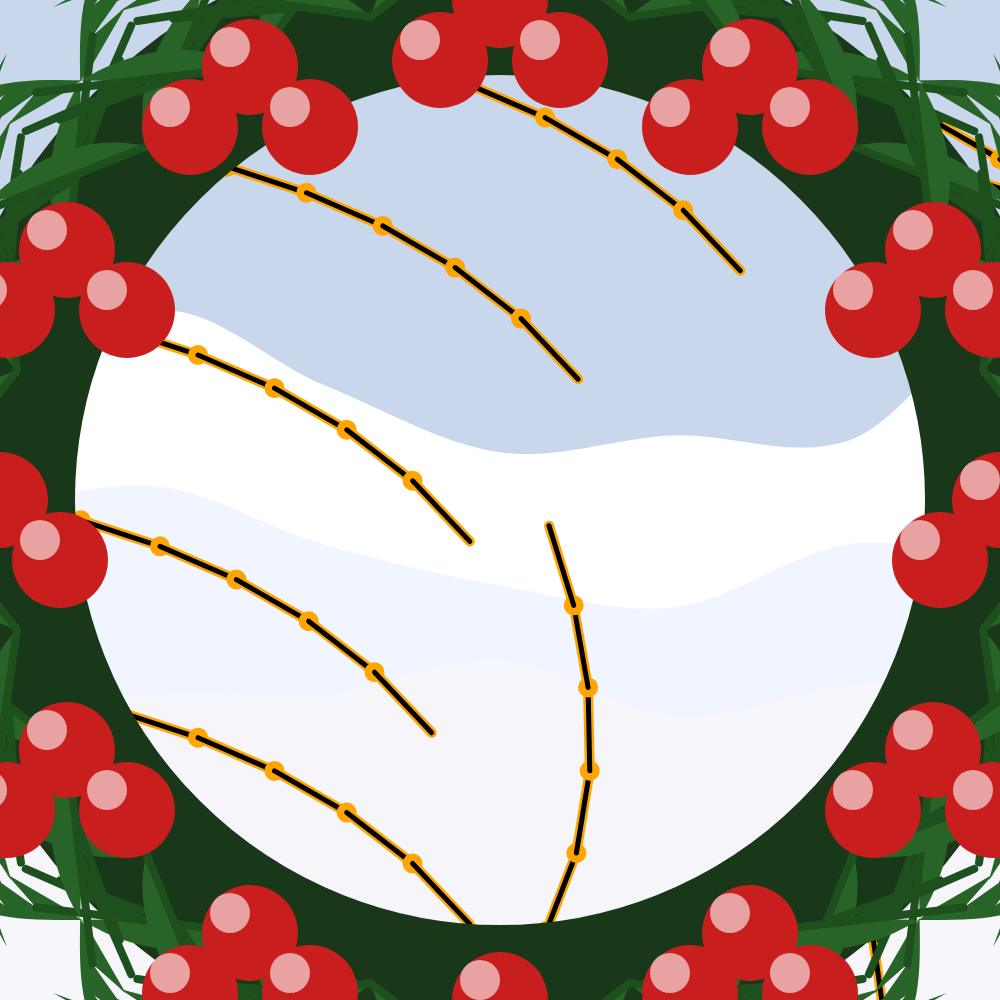
Frame 1 (no input)
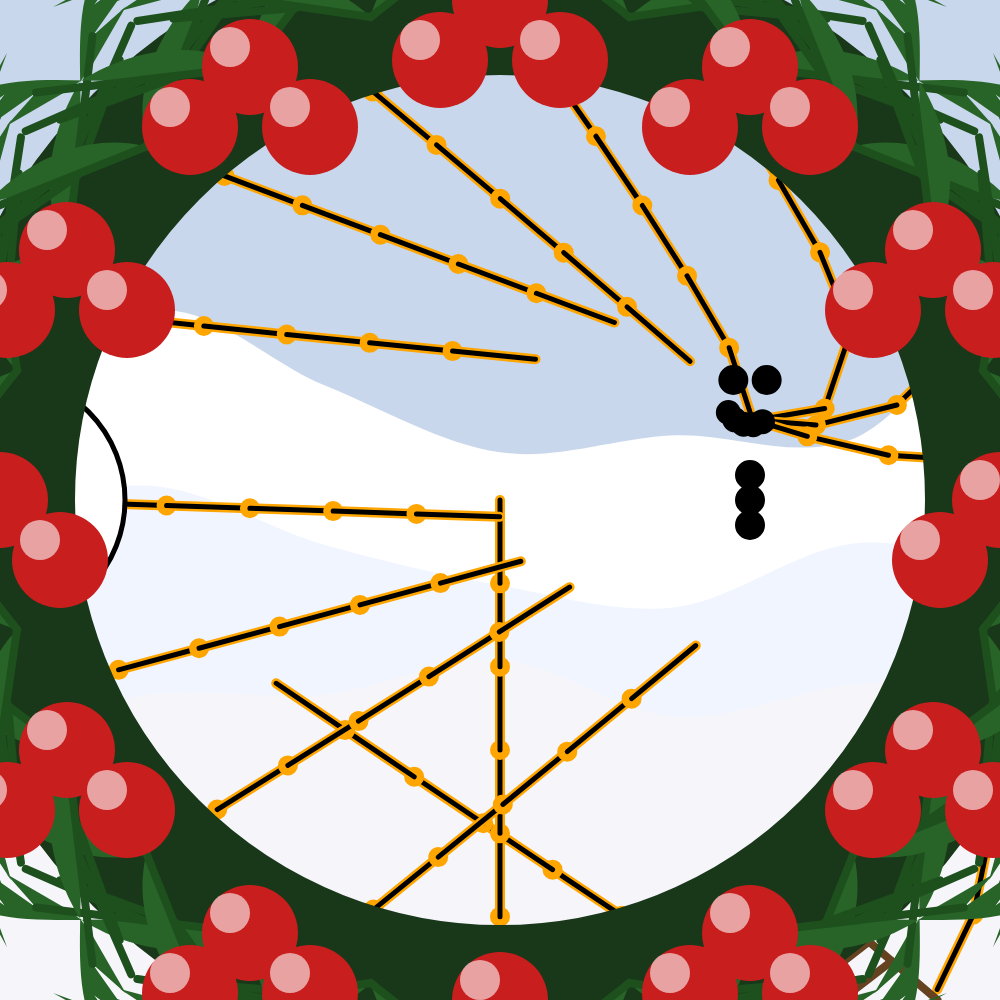
Frame 60 (no input)
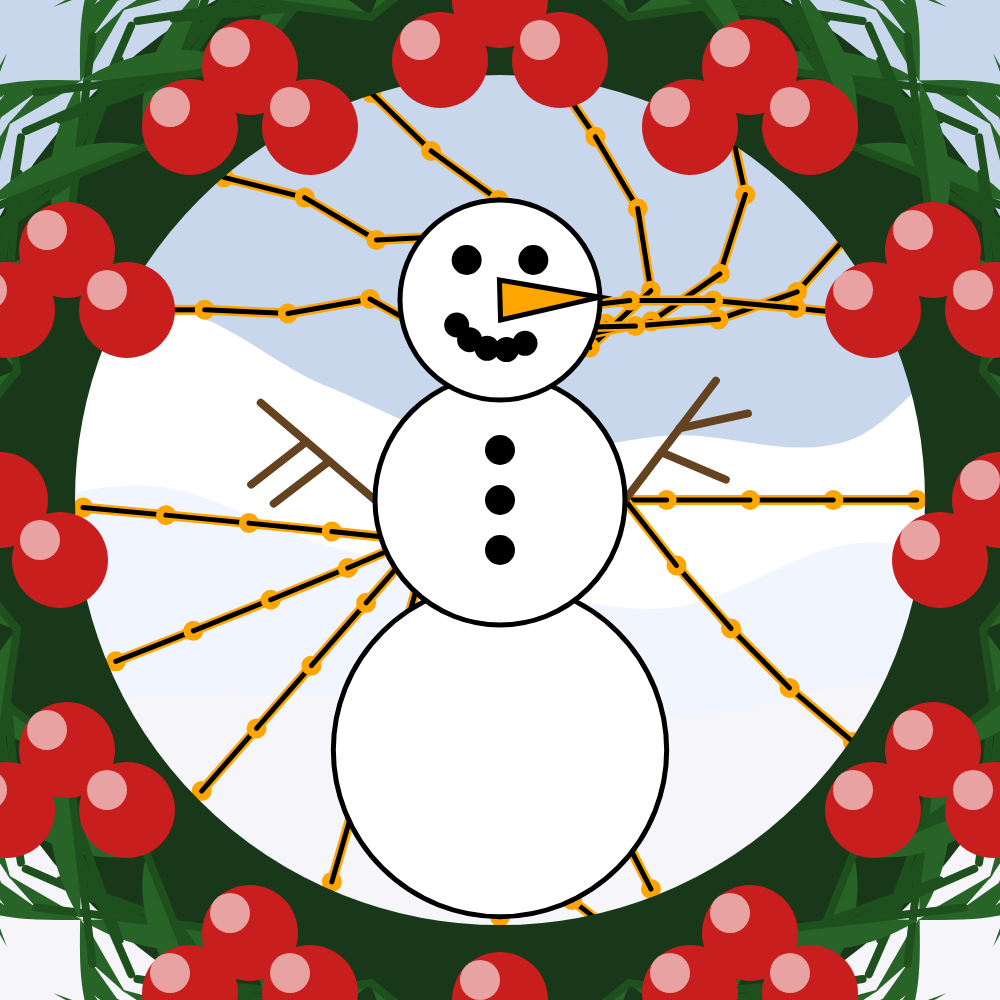
Frame 120 (the mouse pressed at the canvas centre since frame 60)

The p5.js sketch that drew these frames (run headless with seeded random() and noise() and a simulated clock; from frame 60 on, the mouse is pressed at the canvas centre):

// p5.js sketch
// ── sketch.js
let snowman;
const cycleFrames = 180;
let currentFrame;
let progress = 0;
let hatStyle, hatPattern, hatBaseColor, hatPatternColor;
let leftArmParams, rightArmParams;
let noseAngle;
let arms = [];
const armSegments = 6;
let maxLength;
let wreathGraphic;

let frameCnv;

function getHatSettings(){
  hatStyle = random() > 0.5 ? 'winter' : 'top';
  hatPattern = random(['stripes', 'dots', 'zigzag']);
  hatBaseColor = random(['#e63946', '#2a9d8f', '#457b9d', '#6d597a']);
  hatPatternColor = '#ffffff';
}

function generateArmSettings(){
  // Generate random arm parameters once
  leftArmParams = {
    mainAngleOffset: random(-PI/12, PI/12),
    branch1AngleOffset: random(-PI/6, PI/6),
    branch2AngleOffset: random(-PI/6, PI/6)
  };
  
  rightArmParams = {
    mainAngleOffset: random(-PI/12, PI/12),
    branch1AngleOffset: random(-PI/6, PI/6),
    branch2AngleOffset: random(-PI/6, PI/6)
  };
}

function drawHollyWreath(x, y, size) {
  if (!wreathGraphic) {
    createHollyWreathGraphic(size);
  }
  image(wreathGraphic, x - size * 0.6, y - size * 0.6);
}

function setup() {
  createCanvas(min(windowWidth, windowHeight), min(windowWidth, windowHeight));
  snowman = new Snowman(width/2, height/2);
  currentFrame = frameCount%cycleFrames;
  noStroke();
  getHatSettings();
  generateArmSettings();
  noseAngle = random(-PI/6, PI/6);
  frameCnv = makeFrame();
  maxLength = 0.5*width/armSegments;
  wreathGraphic = createHollyWreathGraphic(width);

   // left arm
   snowman.loadBit(
    new SnowmanBit(
      createVector(width, width),
      createVector(-width/8, 0),
      color('#654321'),
      0,
      easeInOutSine,
      leftArm
    )
  )

  // right arm
  snowman.loadBit(
    new SnowmanBit(
      createVector(width, width),
      createVector(width/8, 0),
      color('#654321'),
      0,
      easeInOutSine,
      rightArm
    )
  )

  let lowerBody = new SnowmanBit(
    createVector(0, height),
    createVector(0, height/4),
    color(255),
    0,
    easeInOutSine,
    () => circle(0,0, height/3)
  );

  let middleBody = new SnowmanBit(
    createVector(-width,0),
    createVector(0, 0),
    color(255),
    0,
    easeInOutSine,
    () => circle(0,0, height/4)
  );

  let head = new SnowmanBit(
    createVector(0, -height),
    createVector(0, -height/5),
    color(255),
    0,
    easeInOutSine,
    () => circle(0,0, height/5)
  );
  
  let carrot = new SnowmanBit(
    createVector(width, 0),
    createVector(0, -height/5),
    color("#FFA500"),
    0,
    easeInOutSine,
    () => {
      push();
      rotate(noseAngle);
      triangle(0, height/50, width/10, 0, 0, -height/50)
      pop();
    }
  );


  snowman.loadBit(lowerBody);
  snowman.loadBit(middleBody);
  snowman.loadBit(head);
  snowman.loadBit(carrot);

  // buttons
  for(let i = 0; i < 3; i++){
    let button = new SnowmanBit(
      createVector(width/2, 0),
      createVector(0, -height/20 + i*height/20),
      color(0),
      0,
      easeInOutSine,
      () => circle(0,0,width/40)
    )
    snowman.loadBit(button);
  }

  // eyes
  for(let i = 0; i < 2; i++){
    let button = new SnowmanBit(
      createVector(width/2, 0),
      createVector(-width/30 + i * 2 * width/30, -1.2*height/5),
      color(0),
      0,
      easeInOutSine,
      () => circle(0,0,width/40)
    )
    snowman.loadBit(button);
  }

  // mouth

  for(let i = 0; i < 5; i++){
    let a = PI/3 + i * PI/8;
    let c = createVector(0,-height/5);
    let r = height/20;
    let button = new SnowmanBit(
      createVector(width/2, 0),
      createVector(c.x + r*cos(a), c.y + r*sin(a)),
      color(0),
      0,
      easeInOutSine,
      () => circle(0,0,width/50)
    )
    snowman.loadBit(button);
  }

  // arms

  for(let i = 0; i < snowman.bits.length; i++){
    let a = i * TWO_PI/(snowman.bits.length);
    let basePos = createVector(0.525*width*cos(a) + width/2, 0.525*width*sin(a) + height/2);
    arms[i] = new Arm(0.5*width*cos(a) + width/2, 0.5*width*sin(a) + height/2, basePos, basePos);
  }

 

  // // hat
  // snowman.loadBit(
  //   new SnowmanBit(
  //     createVector(0, -height),
  //     createVector(0,-height/4),
  //     color(255),
  //     0,
  //     easeInOutSine,
  //     makeHat
  //   )
  // )





  
}

function trackArmsToParts(){
  for(let i = 0; i < snowman.bits.length; i++){
    let remappedTarget = p5.Vector.add(snowman.p, snowman.bits[i].pos);
    arms[i].setTarget(remappedTarget);
    arms[i].update();
    arms[i].show();
  }
}


function draw() {
  background(0);
  generateSnowscape();

  
  currentFrame = frameCount%cycleFrames;
  progress = currentFrame/cycleFrames;
  if(currentFrame === 0){
    // getHatSettings();
    generateArmSettings();
    noseAngle = random(-PI/6, PI/6);

  }

  snowman.update();
  trackArmsToParts();
  
  snowman.show();

  drawHollyWreath(width/2, height/2, width);

}

class SnowmanBit{
  constructor(origin, target, colour, offsetFrames, easingFn, showFn){
    this.origin = origin.copy();
    this.target = target.copy();
    this.colour = colour;
    this.offsetFrames = offsetFrames;
    this.easingFn = easingFn;
    this.showFn = showFn;
  }

  update(){
    this.progress = constrain(progress*1.5, 0, 1)
    this.pos = p5.Vector.lerp(this.origin, this.target, this.easingFn(this.progress));
  }

  show(){
    fill(this.colour);
    push();
    translate(this.pos.x, this.pos.y);
    this.showFn();
    pop();
  }
}

class Snowman{
  constructor(x, y){
    this.p = createVector(x,y);
    this.bits = [];
  }

  loadBit(bit){
    this.bits.push(bit);
  }

  update(){
    for(let bit of this.bits){
      bit.update();
    }
  }

  show(){
    push();
    translate(this.p.x, this.p.y);
    for(let bit of this.bits){
      bit.show();
    }
    pop();
    
  }
}

const easeInOutSine = (x) => -(cos(PI * x) - 1) / 2;

function generateSnowmanArm(isRight, armParams) {
  // Destructure the parameters with defaults
  const mainAngleOffset = armParams.mainAngleOffset;
  const branch1AngleOffset = armParams.branch1AngleOffset;
  const branch2AngleOffset = armParams.branch2AngleOffset;
  
  // Scale measurements based on screen width
  const mainLength = width * 0.15;
  const branchLength = width * 0.07;
  
  // Base angles plus the stored random variations
  const mainAngle = (isRight ? -PI/4 : PI/4) + mainAngleOffset;
  const branch1Angle = mainAngle + (isRight ? 1 : -1) * (PI/3 + branch1AngleOffset);
  const branch2Angle = mainAngle + (isRight ? 1 : -1) * (PI/2 + branch2AngleOffset);
  
  const branch1Start = mainLength * 0.6;
  const branch2Start = mainLength * 0.4;
  
  push();
  scale(isRight ? 1 : -1);
  strokeWeight(width * 0.008);
  stroke(101, 67, 33);
  
  // Draw main branch
  line(0, 0, cos(mainAngle) * mainLength, sin(mainAngle) * mainLength);
  
  // Draw first branch
  const branch1X = cos(mainAngle) * branch1Start;
  const branch1Y = sin(mainAngle) * branch1Start;
  push();
  translate(branch1X, branch1Y);
  line(0, 0, cos(branch1Angle) * branchLength, sin(branch1Angle) * branchLength);
  pop();
  
  // Draw second branch
  const branch2X = cos(mainAngle) * branch2Start;
  const branch2Y = sin(mainAngle) * branch2Start;
  push();
  translate(branch2X, branch2Y);
  line(0, 0, cos(branch2Angle) * branchLength, sin(branch2Angle) * branchLength);
  pop();
  
  pop();
}

const rightArm = () => generateSnowmanArm(true, rightArmParams);
const leftArm = () => generateSnowmanArm(false, leftArmParams);

function generateHat(style = 'winter', patternType = 'stripes', baseColor = '#2a9d8f', patternColor = '#ffffff') {
  const hatWidth = width * 0.2;
  const hatHeight = style === 'top' ? width * 0.2 : width * 0.15;
  const brimHeight = style === 'top' ? width * 0.05 : width * 0.03;
  
  let patternCanvas = createGraphics(hatWidth, hatHeight + brimHeight);
  let maskCanvas = createGraphics(hatWidth, hatHeight + brimHeight);
  
  // Draw the hat shape mask
  maskCanvas.noStroke();
  maskCanvas.fill(255);
  
  if (style === 'top') {
    // Top hat shape
    maskCanvas.rect(hatWidth * 0.1, hatHeight * 0.2, hatWidth * 0.8, hatHeight); // Main cylinder
    maskCanvas.rect(0, 0.8*hatHeight, hatWidth, brimHeight); // Brim
  } else {
    // Winter hat shape
    maskCanvas.beginShape();
    maskCanvas.vertex(0, hatHeight);
    maskCanvas.bezierVertex(
      0, hatHeight,
      hatWidth/2, hatHeight + brimHeight/2,
      hatWidth, hatHeight
    );
    maskCanvas.vertex(hatWidth, 0);
    maskCanvas.vertex(0, 0);
    maskCanvas.endShape(CLOSE);
  }
  
  // Generate pattern
  patternCanvas.background(baseColor);
  patternCanvas.noStroke();
  patternCanvas.fill(patternColor);
  
  switch(patternType) {
    case 'stripes':
      const stripeWidth = hatWidth * 0.1;
      for(let x = 0; x < hatWidth; x += stripeWidth * 2) {
        patternCanvas.rect(x, 0, stripeWidth, hatHeight + brimHeight);
      }
      break;
      
    case 'dots':
      const dotSize = hatWidth * 0.05;
      for(let x = dotSize; x < hatWidth; x += dotSize * 2) {
        for(let y = dotSize; y < hatHeight + brimHeight; y += dotSize * 2) {
          patternCanvas.circle(x, y, dotSize);
        }
      }
      break;
      
    case 'zigzag':
      patternCanvas.beginShape();
      const zigs = 8;
      const zigHeight = hatHeight * 0.2;
      for(let i = 0; i <= zigs; i++) {
        const x = (hatWidth / zigs) * i;
        const y = (i % 2) * zigHeight;
        patternCanvas.vertex(x, y);
      }
      patternCanvas.vertex(hatWidth, hatHeight + brimHeight);
      patternCanvas.vertex(0, hatHeight + brimHeight);
      patternCanvas.endShape(CLOSE);
      break;
  }
  
  // Apply mask
  patternCanvas.loadPixels();
  maskCanvas.loadPixels();
  
  for(let i = 0; i < patternCanvas.pixels.length; i += 4) {
    const maskAlpha = maskCanvas.pixels[i + 3];
    patternCanvas.pixels[i + 3] = maskAlpha;
  }
  
  patternCanvas.updatePixels();
  
  // Draw final hat
  push();
  translate(-hatWidth/2, -hatHeight); // Center at 0,0
  
  // Draw shadow for depth
  fill(0, 30);
  noStroke();
  if (style === 'top') {
    rect(hatWidth * 0.15, hatHeight * 0.25, hatWidth * 0.7, hatHeight * 0.9);
    rect(hatWidth * 0.05, hatHeight * 0.25, hatWidth * 0.9, brimHeight);
  } else {
    beginShape();
    vertex(hatWidth * 0.1, hatHeight);
    bezierVertex(
      hatWidth * 0.1, hatHeight,
      hatWidth/2, hatHeight + brimHeight/2,
      hatWidth * 0.9, hatHeight
    );
    vertex(hatWidth * 0.9, hatHeight * 0.1);
    vertex(hatWidth * 0.1, hatHeight * 0.1);
    endShape(CLOSE);
  }
  
  // Draw the hat pattern
  image(patternCanvas, 0, 0);
  
  // Add pom-pom if winter hat
  if (style !== 'top') {
    const pomSize = width * 0.04;
    fill(255);
    noStroke();
    circle(hatWidth/2, 0, pomSize);
  }
  
  pop();
}

const makeHat = () => generateHat(hatStyle, hatPattern, hatBaseColor, hatPatternColor);


function generateSnowscape() {
  // Color palette
  const skyColor = color(200, 215, 235);
  const snowColors = [
    color(255, 255, 255),     // Pure white
    color(240, 245, 255),     // Slight blue tint
    color(245, 245, 250)      // Very light gray
  ];
  
  // Draw sky gradient
  background(skyColor);
  
  // Generate 3 layers of hills with different heights and positions
  const layers = 3;
  const points = 8; // Control points per hill
  
  // Store hill points so we can reuse them each frame
  if (!window.hillPoints) {
    window.hillPoints = [];
    
    for(let l = 0; l < layers; l++) {
      let layerPoints = [];
      const baseHeight = map(l, 0, layers-1, height * 0.4, height * 0.7);
      const variance = map(l, 0, layers-1, height * 0.1, height * 0.05);
      
      // Generate control points for this hill
      for(let i = 0; i <= points; i++) {
        const x = map(i, 0, points, -width * 0.2, width * 1.2);
        const y = baseHeight + random(-variance, variance);
        layerPoints.push({x, y});
      }
      window.hillPoints.push(layerPoints);
    }
  }
  
  // Draw the hills
  noStroke();
  for(let l = 0; l < layers; l++) {
    fill(snowColors[l % snowColors.length]);
    beginShape();
    
    // Start below the screen
    vertex(-width * 0.2, height);
    
    // Draw the hill curve
    const points = window.hillPoints[l];
    curveVertex(points[0].x, points[0].y);
    for(let p of points) {
      curveVertex(p.x, p.y);
    }
    curveVertex(points[points.length-1].x, points[points.length-1].y);
    
    // Complete the shape
    vertex(width * 1.2, height);
    endShape(CLOSE);
    
    // Add subtle texture to each layer
    drawSnowTexture(l);
  }
}

function drawSnowTexture(layer) {
  // Add subtle dots for snow texture
  push();
  noStroke();
  fill(255, 10); // Very transparent white
  
  // Use consistent random seed for stable texture
  randomSeed(layer * 1000);
  
  const dotCount = 200;
  const baseY = map(layer, 0, 2, height * 0.4, height * 0.7);
  
  for(let i = 0; i < dotCount; i++) {
    const x = random(width);
    const y = random(baseY, height);
    const size = random(2, 4);
    circle(x, y, size);
  }
  pop();
}

function makeFrame(){
	let frameCnv = createGraphics(width, width);
	
	
	frameCnv.strokeWeight(width/10);
	frameCnv.stroke(25);
	frameCnv.noFill();
	frameCnv.circle(width/2, height/2, width);
	frameCnv.stroke(50);
	frameCnv.strokeWeight(width/80);
	frameCnv.circle(width/2, height/2, width + width/10);
	frameCnv.circle(width/2, height/2, width - width/10);
	return frameCnv;
}

function createHollyWreathGraphic(size) {
  // Create the graphic if it doesn't exist
  if (!wreathGraphic) {
    wreathGraphic = createGraphics(size * 1.2, size * 1.2);
    
    // Draw the wreath on the graphic
    wreathGraphic.push();
    wreathGraphic.translate(size * 0.6, size * 0.6);  // Center in the graphic
    
    const leafCount = 24;
    const berryCount = 12;
    const ringRadius = size * 0.5;
    
    // Base ring
    wreathGraphic.noFill();
    wreathGraphic.strokeWeight(size * 0.15);
    wreathGraphic.stroke(25, 55, 25);
    wreathGraphic.circle(0, 0, ringRadius * 2);
    
    // Draw leaves
    for(let i = 0; i < leafCount; i++) {
      const angle = (TWO_PI / leafCount) * i;
      wreathGraphic.push();
      wreathGraphic.rotate(angle);
      wreathGraphic.translate(ringRadius, 0);
      
      // Draw leaf pair
      wreathGraphic.fill(40, 100, 40);
      wreathGraphic.noStroke();
      
      // Left leaf
      wreathGraphic.push();
      wreathGraphic.rotate(-PI/4);
      wreathGraphic.beginShape();
      wreathGraphic.vertex(0, 0);
      // Main leaf shape with increased thickness
      wreathGraphic.bezierVertex(
        size * 0.15, -size * 0.08,
        size * 0.25, -size * 0.04,
        size * 0.3, -size * 0.15
      );
      // Spiky points on top edge
      wreathGraphic.vertex(size * 0.25, -size * 0.1);
      wreathGraphic.vertex(size * 0.28, -size * 0.15);
      wreathGraphic.vertex(size * 0.23, -size * 0.09);
      wreathGraphic.vertex(size * 0.25, -size * 0.14);
      wreathGraphic.vertex(size * 0.2, -size * 0.08);
      wreathGraphic.vertex(size * 0.22, -size * 0.12);
      wreathGraphic.vertex(size * 0.17, -size * 0.07);
      // Return to base with thicker curve
      wreathGraphic.bezierVertex(
        size * 0.15, -size * 0.04,
        size * 0.08, size * 0.02,
        0, 0
      );
      wreathGraphic.endShape();
      wreathGraphic.pop();
      
      // Right leaf
      wreathGraphic.push();
      wreathGraphic.rotate(PI/4);
      wreathGraphic.beginShape();
      wreathGraphic.vertex(0, 0);
      // Main leaf shape with increased thickness
      wreathGraphic.bezierVertex(
        size * 0.15, size * 0.08,
        size * 0.25, size * 0.04,
        size * 0.3, size * 0.15
      );
      // Spiky points on bottom edge
      wreathGraphic.vertex(size * 0.25, size * 0.1);
      wreathGraphic.vertex(size * 0.28, size * 0.15);
      wreathGraphic.vertex(size * 0.23, size * 0.09);
      wreathGraphic.vertex(size * 0.25, size * 0.14);
      wreathGraphic.vertex(size * 0.2, size * 0.08);
      wreathGraphic.vertex(size * 0.22, size * 0.12);
      wreathGraphic.vertex(size * 0.17, size * 0.07);
      // Return to base with thicker curve
      wreathGraphic.bezierVertex(
        size * 0.15, size * 0.04,
        size * 0.08, -size * 0.02,
        0, 0
      );
      wreathGraphic.endShape();
      wreathGraphic.pop();
      
      // Add vein details to leaves
      wreathGraphic.stroke(30, 80, 30);
      wreathGraphic.strokeWeight(size * 0.008);  // Thicker veins
      
      // Left leaf veins
      wreathGraphic.push();
      wreathGraphic.rotate(-PI/4);
      wreathGraphic.line(0, 0, size * 0.2, -size * 0.08);
      wreathGraphic.line(size * 0.07, -size * 0.03, size * 0.17, -size * 0.1);
      wreathGraphic.line(size * 0.1, -size * 0.04, size * 0.2, -size * 0.12);
      wreathGraphic.pop();
      
      // Right leaf veins
      wreathGraphic.push();
      wreathGraphic.rotate(PI/4);
      wreathGraphic.line(0, 0, size * 0.2, size * 0.08);
      wreathGraphic.line(size * 0.07, size * 0.03, size * 0.17, size * 0.1);
      wreathGraphic.line(size * 0.1, size * 0.04, size * 0.2, size * 0.12);
      wreathGraphic.pop();
      
      wreathGraphic.pop();
    }
    
    // Draw berries
    const berrySizeFactor = 0.8;
    for(let i = 0; i < berryCount; i++) {
      const angle = (TWO_PI / berryCount) * i;
      const x = cos(angle) * ringRadius;
      const y = sin(angle) * ringRadius;
      
      // Berry clusters
      wreathGraphic.fill(200, 30, 30);
      wreathGraphic.noStroke();
      wreathGraphic.circle(x, y, size * 0.12 * berrySizeFactor);  // Slightly larger berries
      wreathGraphic.circle(x + size * 0.06, y + size * 0.06, size * 0.12 * berrySizeFactor);
      wreathGraphic.circle(x - size * 0.06, y + size * 0.06, size * 0.12 * berrySizeFactor);
      
      // Highlights
      wreathGraphic.fill(255, 150);
      wreathGraphic.circle(x - size * 0.02, y - size * 0.02, size * 0.04);
      wreathGraphic.circle(x + size * 0.04, y + size * 0.04, size * 0.04);
      wreathGraphic.circle(x - size * 0.08, y + size * 0.04, size * 0.04);
    }
    
    wreathGraphic.pop();
  }
}
// ── arm.js
// Daniel Shiffman
// http://codingtra.in
// http://patreon.com/codingtrain
// Video: https://youtu.be/10st01Z0jxc
// Tanscription to Javascript: Chuck England

class Arm {
    constructor(x, y, basePos) {
        this.segments = [];
        this.basePos = createVector(basePos.x, basePos.y)   ;
        this.base = createVector(x, y);
        this.len = maxLength;
        this.segments[0] = new Segment(300, 200, this.len, 0);
        for (let i = 1; i < armSegments; i++) {
            this.segments[i] = new Segment(this.segments[i - 1], this.len, i);
        }
        this.target = createVector(this.basePos.x, this.basePos.y);
    }

    setTarget(target){
        this.target = target;
    }

    update() {
        let total = this.segments.length;
        let end = this.segments[total - 1];
        end.follow(this.target.x, this.target.y);
        end.update();

        for (let i = total - 2; i >= 0; i--) {
            this.segments[i].followChild(this.segments[i + 1]);
            this.segments[i].update();
        }

        this.segments[0].setA(this.base);

        for (let i = 1; i < total; i++) {
            this.segments[i].setA(this.segments[i - 1].b);
        }
    }

    show() {
        for (let i = 0; i < this.segments.length; i++) {
            this.segments[i].show();
        }
        // if(handMode) {
        //     let lastArm = this.segments[this.segments.length - 1];
        //     let armPivotPt = p5.Vector.lerp(lastArm.a, lastArm.b, 0.4);
        //     let a = p5.Vector.sub(lastArm.b, lastArm.a).heading();
        //     push();
        //     translate(armPivotPt.x, armPivotPt.y);
        //     rotate(a-radians(5));
        //     image(glove, 0, 0, hand.width*handScaleFactor, hand.height*handScaleFactor);
        //     pop();
            
        // }
    }
}



// ── segment.js
// Daniel Shiffman
// http://codingtra.in
// http://patreon.com/codingtrain
// Video: https://youtu.be/10st01Z0jxc
// Tanscription to Javascript: Chuck England

class Segment {
    constructor(x, y, len, i) {
        this.angle = 0;
        this.b = createVector();
        if (x instanceof Segment) {
            // create from vector x, with len y
            this.sw = map(len, 0, 20, 1, 10);
            this.a = x.b.copy();
            this.len = y;
            this.calculateB();
        } else {
            // create new vector
            this.a = createVector(x, y);
            this.sw = map(i, 0, 20, 1, 10);
            this.len = len;
            this.calculateB();
        }
    }

    followChild(child) {
        let targetX = child.a.x;
        let targetY = child.a.y;
        this.follow(targetX, targetY);
    }

    follow(tx, ty) {
        let target = createVector(tx, ty);
        let dir = p5.Vector.sub(target, this.a);
        this.angle = dir.heading();
        dir.setMag(this.len);
        dir.mult(-1);
        this.a = p5.Vector.add(target, dir);
    }

    setA(pos) {
        this.a = pos.copy();
        this.calculateB();
    }

    calculateB() {
        let dx = this.len * cos(this.angle);
        let dy = this.len * sin(this.angle);
        this.b.set(this.a.x + dx, this.a.y + dy);
    }

    update() {
        this.calculateB();
    }

    show() {
        stroke("#FFA500");
        strokeWeight(width/100);
        circle(this.a.x, this.a.y, width/100);
        line(this.a.x, this.a.y, this.b.x, this.b.y);
        stroke(0);
        strokeWeight(width/200);
        line(this.a.x, this.a.y, this.b.x, this.b.y);

        
    }
}
